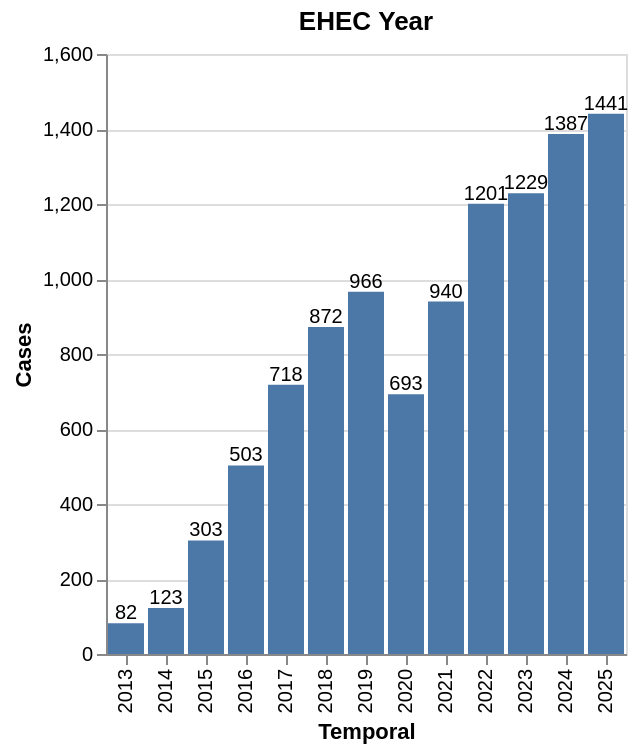

The code cell stored with this chart in its notebook:
### Code cell
# Ohne Kantone
data_year_CH = data_year[data_year["georegion"].isin(["CH"])]

bar_year = alt.Chart(data_year_CH).mark_bar().encode(
    x=alt.X("temporal", title="Temporal"),
    y=alt.Y("value", title="Cases")
).properties(
    title="EHEC Year"
)

# Textlabels
text = bar_year.mark_text(
    align="center",
    dy=-5,
    size=10
).encode(
    text="value:Q"
)

bar_year = bar_year + text
bar_year

### Figure 1 — Vega-Lite specification as saved in the notebook (floating-point values rounded to 4 significant figures)
{"config": {"view": {"continuousWidth": 300, "continuousHeight": 300}}, "layer": [{"mark": {"type": "bar"}, "encoding": {"x": {"field": "temporal", "title": "Temporal", "type": "nominal"}, "y": {"field": "value", "title": "Cases", "type": "quantitative"}}, "title": "EHEC Year"}, {"mark": {"type": "text", "align": "center", "dy": -5, "size": 10}, "encoding": {"text": {"field": "value", "type": "quantitative"}, "x": {"field": "temporal", "title": "Temporal", "type": "nominal"}, "y": {"field": "value", "title": "Cases", "type": "quantitative"}}, "title": "EHEC Year"}], "data": {"name": "data-961f1b3f2175ad932e86f042f6b89210"}, "$schema": "https://vega.github.io/schema/vega-lite/v6.1.0.json", "datasets": {"data-961f1b3f2175ad932e86f042f6b89210": [{"valueCategory": "cases", "temporal": "2013", "temporal_type": "year", "georegion": "CH", "georegion_type": "country", "agegroup": "all", "agegroup_type": "agegroup_food", "sex": "all", "type": "all", "value": 82.0, "pop": 8140000.0, "incValue": 1.01, "valueYearCumSum": null, "valueMean3y": null, "trend": NaN, "prct": 98.8, "deltaValue": null, "deltaIncValue": null, "incValuePrctChange": null, "valueMean5y": null, "dataComplete": true}, {"valueCategory": "cases", "temporal": "2014", "temporal_type": "year", "georegion": "CH", "georegion_type": "country", "agegroup": "all", "agegroup_type": "agegroup_food", "sex": "all", "type": "all", "value": 123.0, "pop": 8238000.0, "incValue": 1.49, "valueYearCumSum": null, "valueMean3y": null, "trend": NaN, "prct": 98.4, "deltaValue": null, "deltaIncValue": null, "incValuePrctChange": null, "valueMean5y": null, "dataComplete": true}, {"valueCategory": "cases", "temporal": "2015", "temporal_type": "year", "georegion": "CH", "georegion_type": "country", "agegroup": "all", "agegroup_type": "agegroup_food", "sex": "all", "type": "all", "value": 303.0, "pop": 8325000.0, "incValue": 3.64, "valueYearCumSum": null, "valueMean3y": 169.3, "trend": NaN, "prct": 98.4, "deltaValue": null, "deltaIncValue": null, "incValuePrctChange": null, "valueMean5y": null, "dataComplete": true}, {"valueCategory": "cases", "temporal": "2016", "temporal_type": "year", "georegion": "CH", "georegion_type": "country", "agegroup": "all", "agegroup_type": "agegroup_food", "sex": "all", "type": "all", "value": 503.0, "pop": 8420000.0, "incValue": 5.97, "valueYearCumSum": null, "valueMean3y": 309.7, "trend": NaN, "prct": 98.6, "deltaValue": null, "deltaIncValue": null, "incValuePrctChange": null, "valueMean5y": null, "dataComplete": true}, {"valueCategory": "cases", "temporal": "2017", "temporal_type": "year", "georegion": "CH", "georegion_type": "country", "agegroup": "all", "agegroup_type": "agegroup_food", "sex": "all", "type": "all", "value": 718.0, "pop": 8484000.0, "incValue": 8.46, "valueYearCumSum": null, "valueMean3y": 508.0, "trend": NaN, "prct": 99.6, "deltaValue": null, "deltaIncValue": null, "incValuePrctChange": null, "valueMean5y": null, "dataComplete": true}, {"valueCategory": "cases", "temporal": "2018", "temporal_type": "year", "georegion": "CH", "georegion_type": "country", "agegroup": "all", "agegroup_type": "agegroup_food", "sex": "all", "type": "all", "value": 872.0, "pop": 8545000.0, "incValue": 10.21, "valueYearCumSum": null, "valueMean3y": 697.7, "trend": NaN, "prct": 99.3, "deltaValue": null, "deltaIncValue": null, "incValuePrctChange": null, "valueMean5y": null, "dataComplete": true}, {"valueCategory": "cases", "temporal": "2019", "temporal_type": "year", "georegion": "CH", "georegion_type": "country", "agegroup": "all", "agegroup_type": "agegroup_food", "sex": "all", "type": "all", "value": 966.0, "pop": 8606000.0, "incValue": 11.22, "valueYearCumSum": null, "valueMean3y": 852.0, "trend": NaN, "prct": 99.6, "deltaValue": null, "deltaIncValue": null, "incValuePrctChange": null, "valueMean5y": null, "dataComplete": true}, {"valueCategory": "cases", "temporal": "2020", "temporal_type": "year", "georegion": "CH", "georegion_type": "country", "agegroup": "all", "agegroup_type": "agegroup_food", "sex": "all", "type": "all", "value": 693.0, "pop": 8670000.0, "incValue": 7.99, "valueYearCumSum": null, "valueMean3y": 843.7, "trend": NaN, "prct": 99.1, "deltaValue": null, "deltaIncValue": null, "incValuePrctChange": null, "valueMean5y": null, "dataComplete": true}, {"valueCategory": "cases", "temporal": "2021", "temporal_type": "year", "georegion": "CH", "georegion_type": "country", "agegroup": "all", "agegroup_type": "agegroup_food", "sex": "all", "type": "all", "value": 940.0, "pop": 8739000.0, "incValue": 10.76, "valueYearCumSum": null, "valueMean3y": 866.3, "trend": NaN, "prct": 99.3, "deltaValue": null, "deltaIncValue": null, "incValuePrctChange": null, "valueMean5y": null, "dataComplete": true}, {"valueCategory": "cases", "temporal": "2022", "temporal_type": "year", "georegion": "CH", "georegion_type": "country", "agegroup": "all", "agegroup_type": "agegroup_food", "sex": "all", "type": "all", "value": 1201.0, "pop": 8815000.0, "incValue": 13.62, "valueYearCumSum": null, "valueMean3y": 944.7, "trend": NaN, "prct": 99.7, "deltaValue": null, "deltaIncValue": null, "incValuePrctChange": null, "valueMean5y": null, "dataComplete": true}, {"valueCategory": "cases", "temporal": "2023", "temporal_type": "year", "georegion": "CH", "georegion_type": "country", "agegroup": "all", "agegroup_type": "agegroup_food", "sex": "all", "type": "all", "value": 1229.0, "pop": 8962000.0, "incValue": 13.71, "valueYearCumSum": null, "valueMean3y": 1123.0, "trend": NaN, "prct": 99.2, "deltaValue": null, "deltaIncValue": null, "incValuePrctChange": null, "valueMean5y": null, "dataComplete": true}, {"valueCategory": "cases", "temporal": "2024", "temporal_type": "year", "georegion": "CH", "georegion_type": "country", "agegroup": "all", "agegroup_type": "agegroup_food", "sex": "all", "type": "all", "value": 1387.0, "pop": 9051000.0, "incValue": 15.32, "valueYearCumSum": null, "valueMean3y": 1272.0, "trend": NaN, "prct": 99.6, "deltaValue": null, "deltaIncValue": null, "incValuePrctChange": null, "valueMean5y": null, "dataComplete": true}, {"valueCategory": "cases", "temporal": "2025", "temporal_type": "year", "georegion": "CH", "georegion_type": "country", "agegroup": "all", "agegroup_type": "agegroup_food", "sex": "all", "type": "all", "value": 1441.0, "pop": 9051000.0, "incValue": 15.92, "valueYearCumSum": null, "valueMean3y": 1352.0, "trend": NaN, "prct": 99.7, "deltaValue": null, "deltaIncValue": null, "incValuePrctChange": null, "valueMean5y": null, "dataComplete": true}]}}
